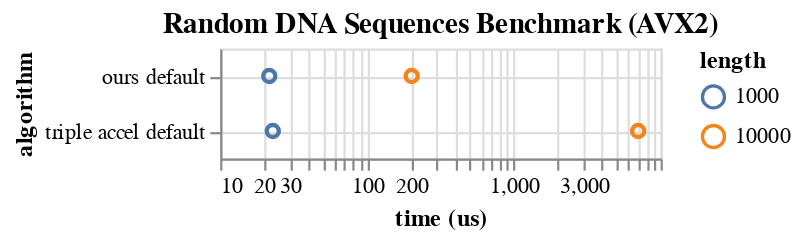

The notebook cell this image was saved under:
### Code cell
alt.Chart(data, title = "Random DNA Sequences Benchmark (AVX2)").mark_point(opacity = 1).encode(
    x = alt.X("time", axis = alt.Axis(title = "time (us)"), scale = alt.Scale(type = "log")),
    y = alt.Y("algorithm property", axis = alt.Axis(title = "algorithm", grid = True), sort = alt.EncodingSortField(field = "time")),
    color = "length:N"
).transform_filter(
    datum.alphabet == "nucleotide"
).properties(
    width = 200,
    height = 50
)

### Figure 1 — Vega-Lite specification as saved in the notebook (floating-point values rounded to 4 significant figures)
{"config": {"view": {"continuousWidth": 400, "continuousHeight": 300}}, "data": {"name": "data-b2f44414b23fd1229f2e0cc15be6588b"}, "mark": {"type": "point", "opacity": 1}, "encoding": {"color": {"type": "nominal", "field": "length"}, "x": {"type": "quantitative", "axis": {"title": "time (us)"}, "field": "time", "scale": {"type": "log"}}, "y": {"type": "nominal", "axis": {"grid": true, "title": "algorithm"}, "field": "algorithm property", "sort": {"field": "time"}}}, "height": 50, "title": "Random DNA Sequences Benchmark (AVX2)", "transform": [{"filter": "(datum.alphabet === 'nucleotide')"}], "width": 200, "$schema": "https://vega.github.io/schema/vega-lite/v4.8.1.json", "datasets": {"data-b2f44414b23fd1229f2e0cc15be6588b": [{"algorithm": "parasailors", "alphabet": "protein", "k": 1000, "length": 10000, "property": "default", "time": 45460.0, "algorithm property": "parasailors default"}, {"algorithm": "parasailors", "alphabet": "protein", "k": 100, "length": 1000, "property": "default", "time": 513.5, "algorithm property": "parasailors default"}, {"algorithm": "parasailors", "alphabet": "protein", "k": 10, "length": 100, "property": "default", "time": 17.18, "algorithm property": "parasailors default"}, {"algorithm": "rust bio", "alphabet": "protein", "k": 100, "length": 1000, "property": "default", "time": 13990.0, "algorithm property": "rust bio default"}, {"algorithm": "rust bio", "alphabet": "protein", "k": 10, "length": 100, "property": "default", "time": 146.9, "algorithm property": "rust bio default"}, {"algorithm": "ours", "alphabet": "protein", "k": 1000, "length": 10000, "property": "default", "time": 215.1, "algorithm property": "ours default"}, {"algorithm": "ours", "alphabet": "protein", "k": 1000, "length": 10000, "property": "insert", "time": 1928.0, "algorithm property": "ours insert"}, {"algorithm": "ours", "alphabet": "protein", "k": 1000, "length": 10000, "property": "small", "time": 210.4, "algorithm property": "ours small"}, {"algorithm": "ours", "alphabet": "protein", "k": 1000, "length": 10000, "property": "trace", "time": 325.7, "algorithm property": "ours trace"}, {"algorithm": "ours", "alphabet": "protein", "k": 100, "length": 1000, "property": "default", "time": 22.33, "algorithm property": "ours default"}, {"algorithm": "ours", "alphabet": "protein", "k": 100, "length": 1000, "property": "insert", "time": 42.96, "algorithm property": "ours insert"}, {"algorithm": "ours", "alphabet": "protein", "k": 100, "length": 1000, "property": "small", "time": 21.28, "algorithm property": "ours small"}, {"algorithm": "ours", "alphabet": "protein", "k": 100, "length": 1000, "property": "trace", "time": 37.17, "algorithm property": "ours trace"}, {"algorithm": "ours", "alphabet": "protein", "k": 10, "length": 100, "property": "default", "time": 3.577, "algorithm property": "ours default"}, {"algorithm": "ours", "alphabet": "protein", "k": 10, "length": 100, "property": "insert", "time": 3.709, "algorithm property": "ours insert"}, {"algorithm": "ours", "alphabet": "protein", "k": 10, "length": 100, "property": "small", "time": 3.189, "algorithm property": "ours small"}, {"algorithm": "ours", "alphabet": "protein", "k": 10, "length": 100, "property": "trace", "time": 5.241, "algorithm property": "ours trace"}, {"algorithm": "ours", "alphabet": "nucleotide", "k": 1000, "length": 10000, "property": "default", "time": 201.5, "algorithm property": "ours default"}, {"algorithm": "ours", "alphabet": "nucleotide", "k": 100, "length": 1000, "property": "default", "time": 21.59, "algorithm property": "ours default"}, {"algorithm": "triple accel", "alphabet": "nucleotide", "k": 1000, "length": 10000, "property": "default", "time": 7038.0, "algorithm property": "triple accel default"}, {"algorithm": "triple accel", "alphabet": "nucleotide", "k": 100, "length": 1000, "property": "default", "time": 22.81, "algorithm property": "triple accel default"}]}}
